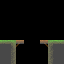

Rendered tile map (Tiled .tmx) drawn with the repository's tilesets; below, a short description and the full map source, tile grids included:
An orthogonal 8x8 tile map with 8x8 px tiles, 2 tile layers (foreground, flagmap), 2 tilesets.

<map version="1.0" orientation="orthogonal" renderorder="right-down" width="8" height="8" tilewidth="8" tileheight="8" nextobjectid="1">
 <tileset firstgid="1" name="ztiles-foreground" tilewidth="8" tileheight="8" tilecount="512" columns="16">
  <image source="ztiles-foreground.png" trans="ff00ff" width="128" height="128" />
 </tileset>
 <tileset firstgid="513" name="tiled-collission" tilewidth="8" tileheight="8" tilecount="64" columns="16">
  <image source="../../../tools/assetmanager/tiled-collission.png" trans="ff00ff" width="128" height="32" />
 </tileset>
 <layer name="foreground" width="8" height="8">
  <data encoding="csv">
0,0,0,0,0,0,0,0,
0,0,0,0,0,0,0,0,
0,0,0,0,0,0,0,0,
0,0,0,0,0,0,0,0,
0,0,0,0,0,0,0,0,
1,4,49,0,0,51,5,2,
17,20,0,0,0,0,22,17,
17,20,0,0,0,0,22,17
</data>
 </layer>
 <layer name="flagmap" width="8" height="8">
  <data encoding="csv">
0,0,0,0,0,0,0,0,
0,0,0,0,0,0,0,0,
0,0,0,0,0,0,0,0,
0,0,0,0,0,0,0,0,
0,0,0,0,0,0,0,0,
513,513,518,0,0,518,513,513,
513,513,0,0,0,0,513,513,
513,513,0,0,0,0,513,513
</data>
 </layer>
</map>
